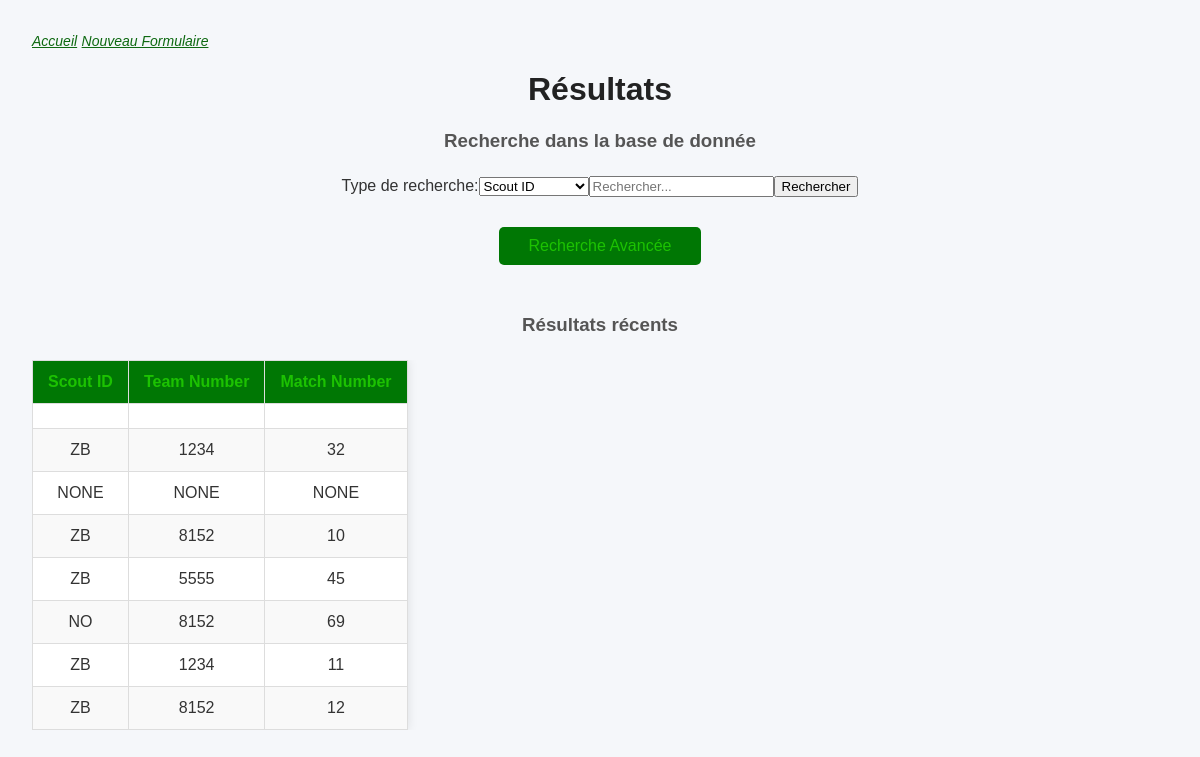
Page /basic_results on the committed database.
### tables this page shows
CREATE TABLE scouting_data (scout_data_id INTEGER PRIMARY KEY AUTOINCREMENT, match_id INTEGER, team_id INTEGER, scout_id INTEGER, auto_points INTEGER DEFAULT 0, teleop_points INTEGER DEFAULT 0, endgame_points INTEGER DEFAULT 0, penalties INTEGER DEFAULT 0, robot_status TEXT CHECK (robot_status IN ('working', 'damaged', 'disabled')), notes TEXT, timestamp TEXT DEFAULT (datetime('now')));

### webserver.py (the view)
@app.route('/basic_results', methods=['GET'])
def basic_results():
    columns = constants.all_scouting_data_columns
    data = database_manager.get_recent_data('scouting_data', 'scout_data_id', columns)
    return render_template('RDBMS_Templates/basic_results.html', data=data, search_message='Résultats récents', columns=columns, search_types=constants.basic_search_types)

### database_manager.py (called while the page is built)
def get_connection():
    conn=sqlite3.connect(DB_NAME)
    conn.execute("PRAGMA foreign_keys = ON;")
    return conn

def get_recent_data(table, table_id, columns, limit=10):
    conn = get_connection()
    conn.row_factory = sqlite3.Row
    cursor = conn.cursor()
    if isinstance(columns, list):
        cursor.execute('SELECT {} FROM {} ORDER BY {} DESC'.format(', '.join(columns), table, table_id))
    elif isinstance(columns, str):
        cursor.execute('SELECT {} FROM {} ORDER BY {} DESC'.format(columns, table, table_id))
    else:
        cursor.execute('SELECT * FROM {} ORDER BY {} DESC'.format(table, table_id))
    rows = cursor.fetchmany(limit)
    conn.close()
    return rows

### templates/RDBMS_Templates/basic_results.html (shortened to what this page needs)
<!DOCTYPE html>
<html>
    <head>
        <link rel="stylesheet" href="{{ url_for('static', filename='style/results.css') }}?v=1.0">
    </head>
    <body>
        <div class="top_links">
            <a href="/">Accueil</a>
            <a href="/scout_form">Nouveau Formulaire</a>
        </div>
        <h1>Résultats</h1>
        <h3>Recherche dans la base de donnée</h3>
        <form method="POST" action="/basic_search">
            <div class="search-bar-container">
                <div class="search-bar">
                    <label for="searchType">Type de recherche:</label>
                    <select id="searchType" name="searchType">
                        {% for s in search_types %}
                            <option value="{{ s.value }}">{{ s.label }}</option>
                        {% endfor %}
                    </select>
                    <input type="text" name="query" placeholder="Rechercher..." required>
                    <button type="submit">Rechercher</button>
                </div>
                <div class="advanced_search">
                    <a href="/advanced_results">Recherche Avancée</a>
                </div>
            </div>
        </form>
        <h3>{{ search_message }}</h3>
        <div class="scrollable-table-container">
            <table>
                <thead>
                    <tr>
                        <th>Scout ID</th>
                        <th>Team Number</th>
                    <th>Match Number</th>
                </tr>
                </thead>
                <tbody>
                    {% for row in data %}
                        <tr class="result-row" id="row-{{ row[columns[0]] }}">
                            <td>{{ row[columns[1]] }}</td>
                            <td>{{ row[columns[2]] }}</td>
                            <td>{{ row[columns[3]] }}</td>
                        </tr>
                    {% endfor %}
                </tbody>
            </table>
        </div>
    </body>
</html>

### static/style/results.css (style rules this page uses)
body { font-family: Arial, sans-serif; background-color: #f5f7fa; color: #333; margin: 0; padding: 2rem; }
.advanced_search { text-align: center; }
.scrollable-table-container { max-height: 500px; overflow-y: auto; z-index: 1; }
.advanced_search a { margin: 40px 0; display: inline-block; margin: 30px; padding: 10px 30px; background-color: #007704; color: rgba(51, 255, 0, 0.555); text-decoration: none; border-radius: 5px; }
.top_links a { color: #0e6911; text-decoration: underline; font: italic 14px Arial, sans-serif; }
h1 { text-align: center; color: #222; }
h3 { text-align: center; color: #555; margin-bottom: 1.5rem; }
table { border-collapse: collapse; box-shadow: 0 0 10px rgba(0, 0, 0, 0.1); background-color: white; }
th, td { padding: 12px 15px; border: 1px solid #ddd; text-align: center; }
th { background-color: #007704; color: rgba(51, 255, 0, 0.555); }
tr:nth-child(even) { background-color: #f9f9f9; }
.result-row { padding: 5px; text-transform: uppercase; cursor: pointer; }
.search-bar { display: flex; justify-content: center; align-items: center; }

### rows in the picture
scouting_data: scout "ZB", team "1234", match "32"
scouting_data: row "NONE"
scouting_data: scout "ZB", team "8152", match "10"
scouting_data: scout "ZB", team "5555", match "45"
scouting_data: scout "NO", team "8152", match "69"
scouting_data: scout "ZB", team "1234", match "11"
scouting_data: scout "ZB", team "8152", match "12"

### other values in the picture
{{ search_message }} "Résultats récents"
form field searchType "Scout ID"
